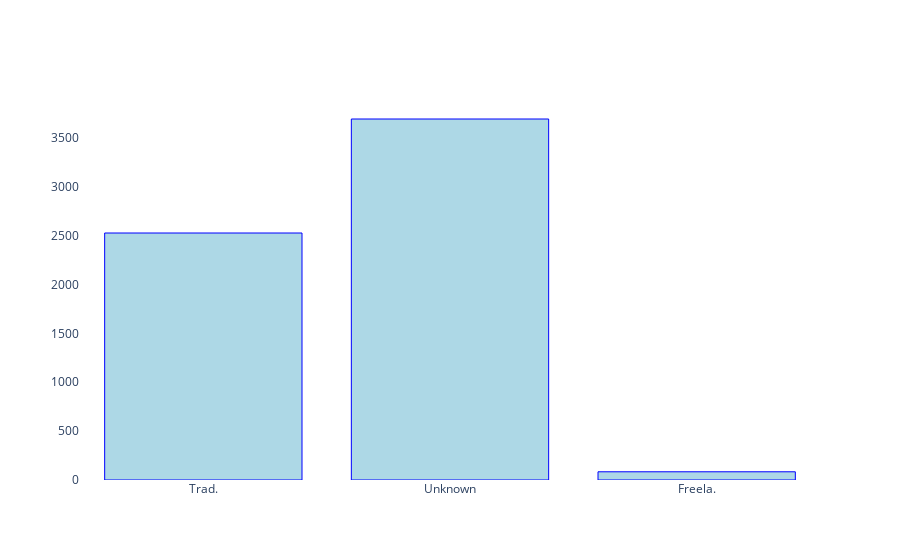

Source (notebook cell):
### Markdown cell above
## Working hours

**The first criterion is the time preference. Traditional 'desk jobs' hours usually fall within the range of 8am to 7pm, so for the purposes of this analysis if a shark works (read: hunts) during these times then it prefers a 9-5 type of job.**

The 'time' column was categorized in Traditional (Trad.) or Freelance (Freela.) and below we can see the results plotted.

### Code cell
fig = go.Figure()
fig.add_trace(go.Histogram(histfunc="count",  x=df_attacks_2["Traditional or Freelance?"], opacity = 1))

fig.update_layout({

'plot_bgcolor': 'rgba(100, 0, 100, 0)',
'paper_bgcolor': 'rgba(0, 0, 0, 0)'
})

fig.update_traces(
                  marker_color='lightblue',
                  marker_line_color='blue',
                  marker_line_width=1, opacity=1
)

fig.show()

### Figure 1 — Plotly figure (JSON) as saved in the notebook; plotly's stock layout.template omitted (floating-point values rounded to 4 significant figures; data arrays with more than 128 entries replaced by an {"elided": "..."} marker saying what was removed)
{"data": [{"histfunc": "count", "marker": {"color": "lightblue", "line": {"color": "blue", "width": 1}}, "opacity": 1, "type": "histogram", "x": {"elided": "6302 str values"}}], "layout": {"paper_bgcolor": "rgba(0, 0, 0, 0)", "plot_bgcolor": "rgba(100, 0, 100, 0)"}}
